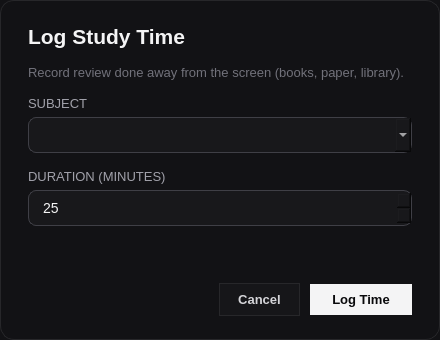
<?xml version="1.0" encoding="UTF-8"?>
<ui version="4.0">
 <class>ManualLogDialog</class>
 <widget class="QDialog" name="ManualLogDialog">
  <property name="geometry">
   <rect>
    <x>0</x>
    <y>0</y>
    <width>440</width>
    <height>340</height>
   </rect>
  </property>
  <property name="windowTitle">
   <string>Log Offline Study Time</string>
  </property>
  <property name="styleSheet">
   <string notr="true">QDialog {
    background-color: #121215;
    border: 1px solid #27272A;
    border-radius: 14px;
}
QLabel {
    color: #F4F4F5;
}
QComboBox, QSpinBox {
    background-color: #18181B;
    color: #F4F4F5;
    border: 1px solid #3F3F46;
    border-radius: 8px;
    padding: 8px 12px;
    font-size: 14px;
}
QComboBox:focus, QSpinBox:focus {
    border-color: #E4E4E7;
}
QComboBox QAbstractItemView {
    background-color: #18181B;
    color: #F4F4F5;
    selection-background-color: #27272A;
}</string>
  </property>
  <layout class="QVBoxLayout" name="mainLayout">
   <property name="spacing">
    <number>16</number>
   </property>
   <property name="leftMargin">
    <number>28</number>
   </property>
   <property name="topMargin">
    <number>24</number>
   </property>
   <property name="rightMargin">
    <number>28</number>
   </property>
   <property name="bottomMargin">
    <number>24</number>
   </property>
   <item>
    <widget class="QLabel" name="lblTitle">
     <property name="font">
      <font>
       <pointsize>16</pointsize>
       <weight>75</weight>
       <bold>true</bold>
      </font>
     </property>
     <property name="text">
      <string>Log Study Time</string>
     </property>
    </widget>
   </item>
   <item>
    <widget class="QLabel" name="lblSubtitle">
     <property name="font">
      <font>
       <pointsize>10</pointsize>
      </font>
     </property>
     <property name="styleSheet">
      <string notr="true">color: #71717A;</string>
     </property>
     <property name="text">
      <string>Record review done away from the screen (books, paper, library).</string>
     </property>
     <property name="wordWrap">
      <bool>true</bool>
     </property>
    </widget>
   </item>
   <item>
    <layout class="QVBoxLayout" name="subjectLayout">
     <property name="spacing">
      <number>6</number>
     </property>
     <item>
      <widget class="QLabel" name="lblSubject">
       <property name="font">
        <font>
         <pointsize>10</pointsize>
         <weight>60</weight>
        </font>
       </property>
       <property name="styleSheet">
        <string notr="true">color: #A1A1AA;</string>
       </property>
       <property name="text">
        <string>SUBJECT</string>
       </property>
      </widget>
     </item>
     <item>
      <widget class="QComboBox" name="cmbSubject">
       <property name="cursor">
        <cursorShape>PointingHandCursor</cursorShape>
       </property>
      </widget>
     </item>
    </layout>
   </item>
   <item>
    <layout class="QVBoxLayout" name="durationLayout">
     <property name="spacing">
      <number>6</number>
     </property>
     <item>
      <widget class="QLabel" name="lblDuration">
       <property name="font">
        <font>
         <pointsize>10</pointsize>
         <weight>60</weight>
        </font>
       </property>
       <property name="styleSheet">
        <string notr="true">color: #A1A1AA;</string>
       </property>
       <property name="text">
        <string>DURATION (MINUTES)</string>
       </property>
      </widget>
     </item>
     <item>
      <widget class="QSpinBox" name="spnMinutes">
       <property name="minimum">
        <number>1</number>
       </property>
       <property name="maximum">
        <number>480</number>
       </property>
       <property name="value">
        <number>25</number>
       </property>
      </widget>
     </item>
    </layout>
   </item>
   <item>
    <spacer name="verticalSpacer">
     <property name="orientation">
      <enum>Qt::Vertical</enum>
     </property>
     <property name="sizeHint" stdset="0">
      <size>
       <width>20</width>
       <height>12</height>
      </size>
     </property>
    </spacer>
   </item>
   <item>
    <layout class="QHBoxLayout" name="buttonsLayout">
     <property name="spacing">
      <number>10</number>
     </property>
     <item>
      <spacer name="btnSpacer">
       <property name="orientation">
        <enum>Qt::Horizontal</enum>
       </property>
       <property name="sizeHint" stdset="0">
        <size>
         <width>40</width>
         <height>20</height>
        </size>
       </property>
      </spacer>
     </item>
     <item>
      <widget class="QPushButton" name="btnCancel">
       <property name="cursor">
        <cursorShape>PointingHandCursor</cursorShape>
       </property>
       <property name="styleSheet">
        <string notr="true">QPushButton {
    background-color: #161619;
    color: #D4D4D8;
    font-size: 13px;
    font-weight: 500;
    border-radius: 18px;
    padding: 8px 18px;
    border: 1px solid #27272A;
}
QPushButton:hover {
    background-color: #27272A;
    color: #FFFFFF;
}</string>
       </property>
       <property name="text">
        <string>Cancel</string>
       </property>
      </widget>
     </item>
     <item>
      <widget class="QPushButton" name="btnSave">
       <property name="cursor">
        <cursorShape>PointingHandCursor</cursorShape>
       </property>
       <property name="styleSheet">
        <string notr="true">QPushButton {
    background-color: #F4F4F5;
    color: #09090B;
    font-size: 13px;
    font-weight: 600;
    border-radius: 18px;
    padding: 8px 22px;
    border: none;
}
QPushButton:hover {
    background-color: #FFFFFF;
}</string>
       </property>
       <property name="text">
        <string>Log Time</string>
       </property>
      </widget>
     </item>
    </layout>
   </item>
  </layout>
 </widget>
 <resources/>
 <connections/>
</ui>
